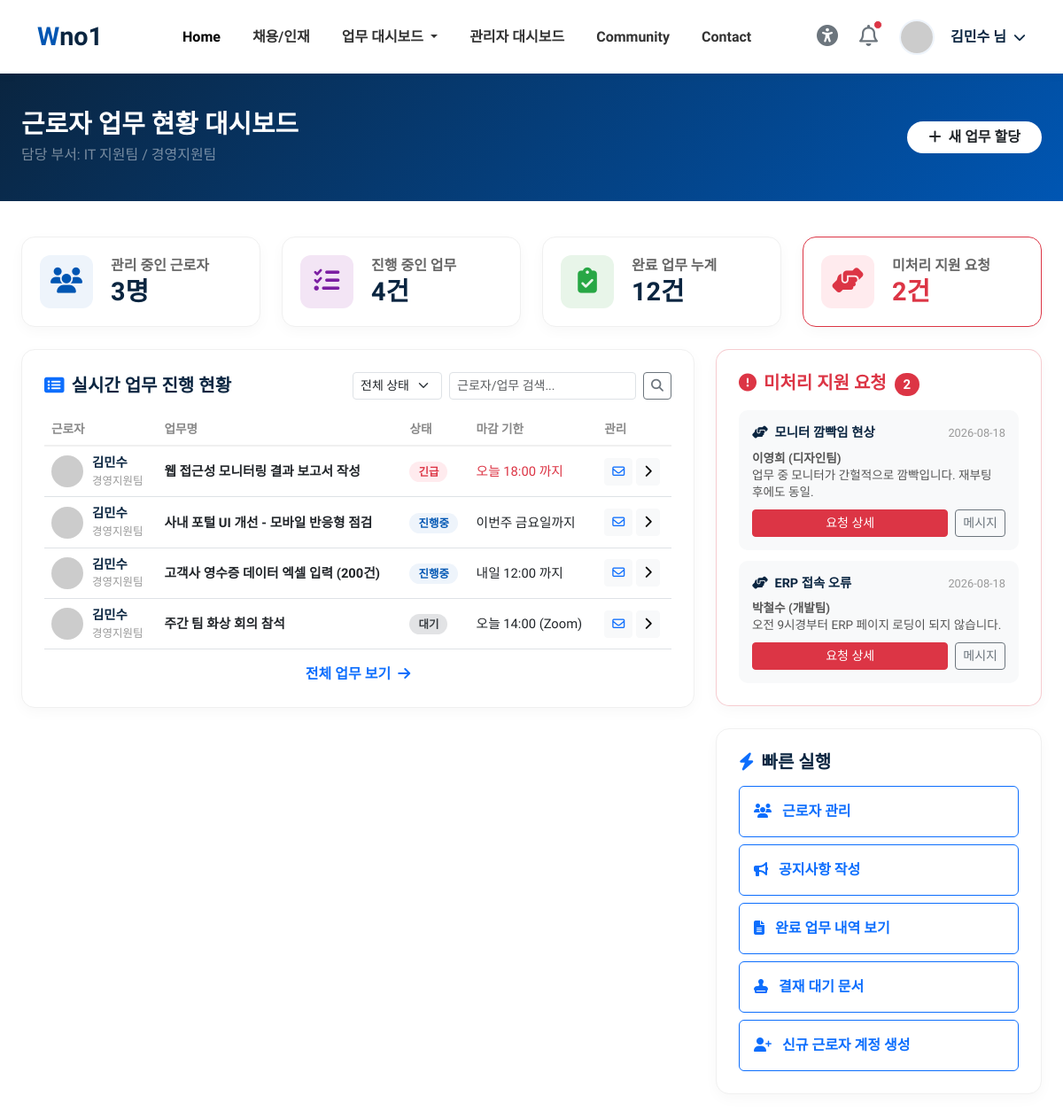
Screenshot of /manage_dash (signed in) with the database file from the repository.
### tables this page shows
CREATE TABLE jobs (
        id INTEGER PRIMARY KEY AUTOINCREMENT,
        user_id INTEGER,
        work_date TEXT,
        category TEXT,
        title TEXT NOT NULL,
        details TEXT,
        issues TEXT,
        dept TEXT DEFAULT '공통 업무',
        due_label TEXT DEFAULT '',
        status TEXT DEFAULT 'progress',
        created_at TEXT DEFAULT (datetime('now','localtime'))
    );

CREATE TABLE users (
        id INTEGER PRIMARY KEY AUTOINCREMENT,
        username TEXT UNIQUE NOT NULL,
        password TEXT NOT NULL,
        name TEXT NOT NULL,
        dept TEXT DEFAULT '경영지원팀',
        position TEXT DEFAULT '사원',
        phone TEXT DEFAULT '070-1234-5678',
        role TEXT DEFAULT 'employee'
    );

CREATE TABLE as_requests (
        id INTEGER PRIMARY KEY AUTOINCREMENT,
        user_id INTEGER,
        category TEXT,
        urgency TEXT,
        title TEXT NOT NULL,
        details TEXT,
        attachment TEXT,
        status TEXT DEFAULT 'pending',
        assigned_to INTEGER DEFAULT NULL,
        assigned_name TEXT DEFAULT '',
        resolved_at TEXT DEFAULT '',
        admin_memo TEXT DEFAULT '',
        created_at TEXT DEFAULT (datetime('now','localtime'))
    );

### routers/dashboard.py (the view)
@router.get("/manage_dash", response_class=HTMLResponse)
async def manage_dash(request: Request, q: str = "", status_filter: str = ""):
    if not check_login(request):
        return RedirectResponse(url="/login", status_code=303)
    u = get_current_user(request)
    conn = get_sqlite()
    try:
        worker_count = conn.execute("SELECT COUNT(*) FROM users").fetchone()[0]
        progress_count = conn.execute(
            "SELECT COUNT(*) FROM jobs WHERE status NOT IN ('done','trash')"
        ).fetchone()[0]
        review_count = conn.execute(
            "SELECT COUNT(*) FROM jobs WHERE status='done'"
        ).fetchone()[0]
        pending_as_count = conn.execute(
            "SELECT COUNT(*) FROM as_requests WHERE status IN ('pending','in_progress')"
        ).fetchone()[0]
        urgent_count = conn.execute(
            "SELECT COUNT(*) FROM jobs WHERE status='urgent'"
        ).fetchone()[0]
        week_done_count = conn.execute(
            "SELECT COUNT(*) FROM jobs WHERE status='done' AND work_date >= date('now','-7 days')"
        ).fetchone()[0]
        dept_stats_raw = conn.execute(
            """SELECT dept,
                      COUNT(*) as cnt,
                      SUM(CASE WHEN status='done' THEN 1 ELSE 0 END) as done_cnt
               FROM jobs
               GROUP BY dept
               ORDER BY cnt DESC"""
        ).fetchall()
        dept_stats = []
        for row in dept_stats_raw:
            total = row[1]
            done = row[2] or 0
            in_progress = total - done
            rate = round(done / total * 100) if total > 0 else 0
            dept_stats.append({
                "dept": row[0],
                "total": total,
                "in_progress": in_progress,
                "done": done,
                "rate": rate,
            })
        sql = """SELECT j.*, u.name AS worker_name, u.dept AS worker_dept
                 FROM jobs j JOIN users u ON u.id=j.user_id
                 WHERE j.status NOT IN ('done','trash')"""
        params: list = []
        if q:
            sql += " AND (j.title LIKE '%'||?||'%' OR u.name LIKE '%'||?||'%')"
            params += [q, q]
        if status_filter:
            sql += " AND j.status=?"
            params.append(status_filter)
        sql += " ORDER BY CASE j.status WHEN 'urgent' THEN 0 WHEN 'progress' THEN 1 ELSE 2 END, j.id DESC LIMIT 10"
        recent_jobs = with_status_meta(conn.execute(sql, params).fetchall())
        pending_requests = with_status_meta(conn.execute(
            """SELECT r.*, u.name AS requester_name, u.dept AS requester_dept
               FROM as_requests r JOIN users u ON u.id=r.user_id
               WHERE r.status IN ('pending','in_progress')
               ORDER BY CASE r.urgency WHEN 'high' THEN 0 WHEN 'medium' THEN 1 ELSE 2 END, r.id DESC LIMIT 5"""
        ).fetchall())
    finally:
        conn.close()
    return templates.TemplateResponse(
        request=request, name="/top/manage_dash.html", context={
            "request": request, "page_title": "관리자 대시보드",
            "user_name": u["user_name"],
            "worker_count": worker_count,
            "progress_count": progress_count,
            "review_count": review_count,
            "pending_as_count": pending_as_count,
            "urgent_count": urgent_count,
            "week_done_count": week_done_count,
            "dept_stats": dept_stats,
            "recent_jobs": recent_jobs,
            "pending_requests": pending_requests,
            "q": q,
            "status_filter": status_filter,
        }
    )

### templates/top/manage_dash.html (shortened to what this page needs)
<!DOCTYPE html>
<html lang="ko">
{% include 'common/header.html' %}
<body>
{% include 'common/topbar.html' %}
<div class="dash-header">
    <div class="container-fluid px-4">
        <div class="d-flex justify-content-between align-items-center">
            <div>
                <h2>근로자 업무 현황 대시보드</h2>
                <p class="mb-0 text-white-50">담당 부서: IT 지원팀 / 경영지원팀</p>
            </div>
            <a href="/new_job" class="btn btn-primary bg-white text-dark border-0 fw-bold px-4 rounded-pill">
                <i class="fas fa-plus me-2"></i>새 업무 할당
            </a>
        </div>
    </div>
</div>
<div class="container-fluid px-4 pb-5">
    <div class="row">
        <div class="col-xl-3 col-md-6">
            <a href="/workers" class="text-decoration-none d-block" style="color:inherit">
            <div class="stat-card">
                <div class="stat-icon bg-blue-light"><i class="fas fa-users"></i></div>
                <div class="stat-info">
                    <p>관리 중인 근로자</p>
                    <h3>{{ worker_count }}<span>명</span></h3>
                </div>
            </div>
            </a>
        </div>
        <div class="col-xl-3 col-md-6">
            <a href="/progress_jobs" class="text-decoration-none d-block" style="color:inherit">
            <div class="stat-card">
                <div class="stat-icon bg-purple-light"><i class="fas fa-tasks"></i></div>
                <div class="stat-info">
                    <p>진행 중인 업무</p>
                    <h3>{{ progress_count }}<span>건</span></h3>
                </div>
            </div>
            </a>
        </div>
        <div class="col-xl-3 col-md-6">
            <a href="/completed_jobs" class="text-decoration-none d-block" style="color:inherit">
            <div class="stat-card">
                <div class="stat-icon bg-green-light"><i class="fas fa-clipboard-check"></i></div>
                <div class="stat-info">
                    <p>완료 업무 누계</p>
                    <h3>{{ review_count }}<span>건</span></h3>
                </div>
            </div>
            </a>
        </div>
        <div class="col-xl-3 col-md-6">
            <a href="/as_manage" class="text-decoration-none d-block" style="color:inherit">
            <div class="stat-card border-danger">
                <div class="stat-icon bg-red-light"><i class="fas fa-hands-helping"></i></div>
                <div class="stat-info">
                    <p>미처리 지원 요청</p>
                    <h3 class="text-danger">{{ pending_as_count }}<span>건</span></h3>
                </div>
            </div>
            </a>
        </div>
    </div>
    <div class="row">
        <div class="col-xl-8 col-lg-7">
            <div class="content-card">
                <div class="card-title-wrap">
                    <h5><i class="fas fa-list-alt me-2 text-primary"></i>실시간 업무 진행 현황</h5>
                    <form action="/manage_dash" method="GET" class="d-flex gap-2">
                        <select class="form-select form-select-sm w-auto" name="status_filter" onchange="this.form.submit()">
                            <option value="" {% if not status_filter %}selected{% endif %}>전체 상태</option>
                        </select>
                        <input type="text" class="form-control form-control-sm w-auto" name="q" value="{{ q }}" placeholder="근로자/업무 검색...">
                        <button type="submit" class="btn btn-sm btn-outline-secondary"><i class="fas fa-search"></i></button>
                    </form>
                </div>
                <div class="table-responsive">
                    <table class="table table-custom table-hover">
                        <thead>
                            <tr>
                                <th>근로자</th>
                                <th>업무명</th>
                                <th>상태</th>
                                <th>마감 기한</th>
                                <th>관리</th>
                            </tr>
                        </thead>
                        <tbody>
                            {% for job in recent_jobs %}
                            <tr>
                                <td>
                                    <div class="worker-info">
                                        <img src="https://ui-avatars.com/api/?name={{ job.worker_name|replace(' ','+') }}&background=eef4fb&color=0056b3" alt="{{ job.worker_name }}">
                                        <div>
                                            <span class="worker-name">{{ job.worker_name }}</span>
                                            <span class="worker-type">{{ job.worker_dept }}</span>
                                        </div>
                                    </div>
                                </td>
                                <td class="fw-bold text-dark">{{ job.title }}</td>
                                <td><span class="status-badge {{ job.status_class }}" {% if job.status_style %}style="{{ job.status_style }}"{% endif %}>{{ job.status_label }}</span></td>
                                <td class="{{ 'text-danger' if job.status == 'urgent' else '' }}">{{ job.due_label or '-' }}</td>
                                <td>
                                    <a href="/newarrived_jobs" class="btn btn-sm btn-light text-primary" title="메시지 보내기"><i class="far fa-envelope"></i></a>
                                    <a href="/job/{{ job.id }}" class="btn btn-sm btn-light" title="상세보기"><i class="fas fa-chevron-right"></i></a>
                                </td>
                            </tr>
                            {% else %}
                            <tr>
                                <td colspan="5" class="text-center text-muted py-4">진행 중인 업무가 없습니다.</td>
                            </tr>
                            {% endfor %}
                        </tbody>
                    </table>
                </div>
                <div class="text-center mt-3">
                    <a href="/progress_jobs" class="text-decoration-none fw-bold">전체 업무 보기 <i class="fas fa-arrow-right ms-1"></i></a>
                </div>
            </div>
        </div>
        <div class="col-xl-4 col-lg-5">
            <div class="content-card border-danger border-opacity-25">
                <div class="card-title-wrap mb-3">
                    <h5 class="text-danger"><i class="fas fa-exclamation-circle me-2"></i>미처리 지원 요청 <span class="badge bg-danger rounded-pill ms-1">{{ pending_as_count }}</span></h5>
                </div>
                {% for req in pending_requests %}
                <div class="support-item">
                    <div class="support-header">
                        <span class="support-title"><i class="fas fa-hands-helping me-1"></i> {{ req.title }}</span>
                        <span class="support-time">{{ req.created_at[:10] }}</span>
                    </div>
                    <div class="support-desc">
                        <strong>{{ req.requester_name }} ({{ req.requester_dept }})</strong><br>
                        {{ req.details[:80] }}{% if req.details|length > 80 %}...{% endif %}
                    </div>
                    <div class="d-flex gap-2">
                        <a href="/as_request/{{ req.id }}" class="btn btn-sm btn-danger flex-grow-1">요청 상세</a>
                        <a href="/newarrived_jobs" class="btn btn-sm btn-outline-secondary">메시지</a>
                    </div>
                </div>
                {% else %}
                <p class="text-center text-muted py-3 small">미처리 지원 요청이 없습니다.</p>
                {% endfor %}
            </div>
            <div class="content-card">
                <div class="card-title-wrap">
                    <h5><i class="fas fa-bolt me-2 text-primary"></i>빠른 실행</h5>
                </div>
                <div class="d-grid gap-2">
                    <a href="/workers" class="btn btn-outline-primary text-start p-3 fw-bold">
                        <i class="fas fa-users me-2"></i> 근로자 관리
                    </a>
                    <a href="/write_post" class="btn btn-outline-primary text-start p-3 fw-bold">
                        <i class="fas fa-bullhorn me-2"></i> 공지사항 작성
                    </a>
                    <a href="/completed_jobs" class="btn btn-outline-primary text-start p-3 fw-bold">
                        <i class="fas fa-file-alt me-2"></i> 완료 업무 내역 보기
                    </a>
                    <a href="/approval_pending" class="btn btn-outline-primary text-start p-3 fw-bold">
                        <i class="fas fa-stamp me-2"></i> 결재 대기 문서
                    </a>
                    <a href="/signup" class="btn btn-outline-primary text-start p-3 fw-bold">
                        <i class="fas fa-user-plus me-2"></i> 신규 근로자 계정 생성
                    </a>
                </div>
            </div>
        </div>
    </div>
</div>
</body>
</html>

### rows the page displays
jobs: worker_name "김민수", worker_dept "경영지원팀", title "웹 접근성 모니터링 결과 보고서 작성", status_label "긴급", due_label "오늘 18:00 까지"
jobs: worker_name "김민수", worker_dept "경영지원팀", title "사내 포털 UI 개선 - 모바일 반응형 점검", status_label "진행중", due_label "이번주 금요일까지"
jobs: worker_name "김민수", worker_dept "경영지원팀", title "고객사 영수증 데이터 엑셀 입력 (200건)", status_label "진행중", due_label "내일 12:00 까지"
jobs: worker_name "김민수", worker_dept "경영지원팀", title "주간 팀 화상 회의 참석", status_label "대기", due_label "오늘 14:00 (Zoom)"
as_requests: title "모니터 깜빡임 현상", created_at "2026-08-18", requester_name "이영희", requester_dept "디자인팀", details "업무 중 모니터가 간헐적으로 깜빡입니다. 재부팅 후에도 동일."
as_requests: title "ERP 접속 오류", created_at "2026-08-18", requester_name "박철수", requester_dept "개발팀", details "오전 9시경부터 ERP 페이지 로딩이 되지 않습니다."

### other values shown
{{ user_name }} "김민수"
{{ worker_count }} "3"
{{ progress_count }} "4"
{{ review_count }} "12"
{{ pending_as_count }} "2"
